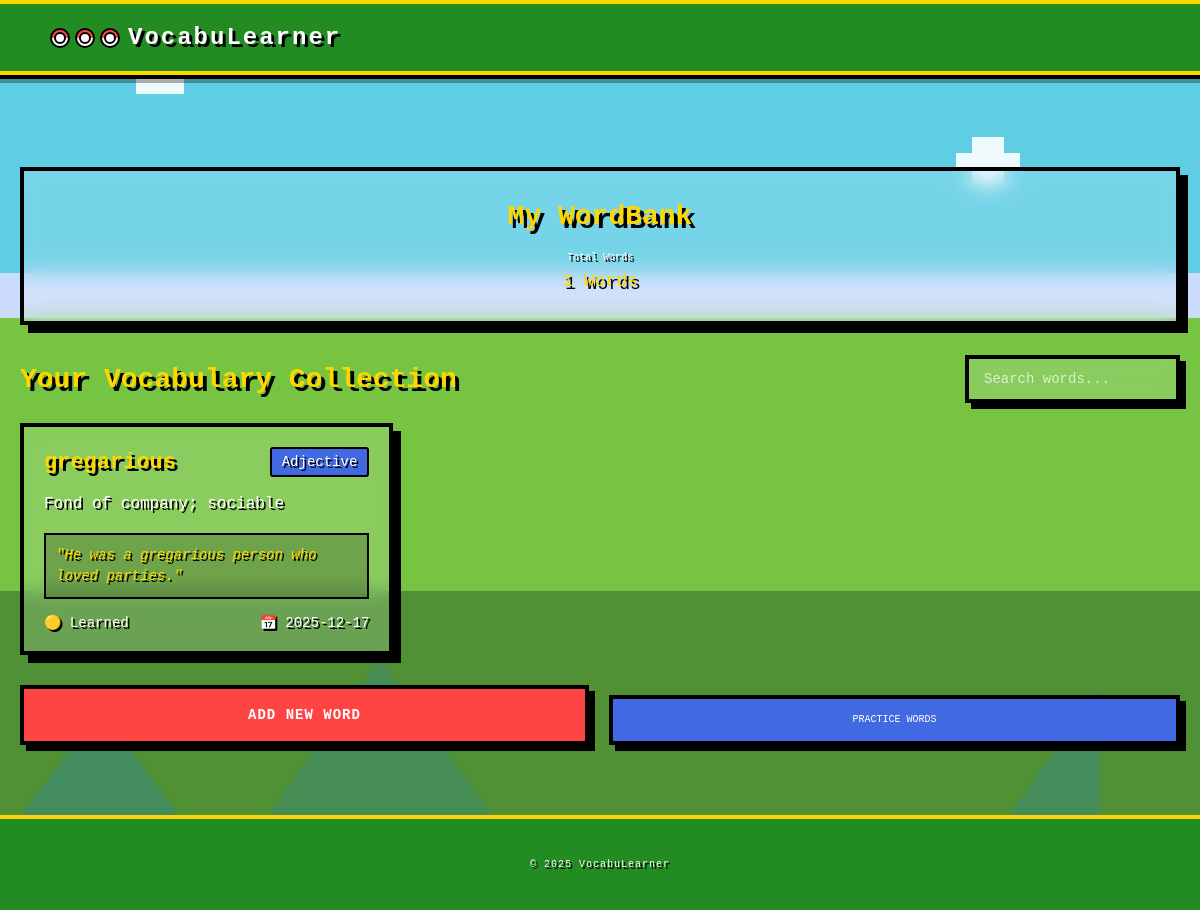
The page /wordbank (signed in) on the database its author committed.
### models.py (models this page shows)
class UserWords(db.Model):
    user_word_id = db.Column(db.Integer, primary_key=True)
    user_id = db.Column(db.Integer, db.ForeignKey('user_acc.user_id'), nullable=False)
    word_id = db.Column(db.Integer, db.ForeignKey('vocabulary.word_id'), nullable=False)
    date_learned = db.Column(db.DateTime, default=datetime.utcnow)

class Vocabulary(db.Model):
    word_id = db.Column(db.Integer, primary_key=True)
    word = db.Column(db.String(100), nullable=False)
    definition = db.Column(db.Text)
    example_sentence = db.Column(db.Text)
    category = db.Column(db.String(50))
    points_value = db.Column(db.Integer, default=10)
    is_word_of_day = db.Column(db.Boolean, default=False)

### Main.py (the view)
@app.route("/wordbank")
@login_required
def wordbank():
    user = get_current_user()
    user_words = (
        db.session.query(UserWords, Vocabulary)
        .join(Vocabulary, UserWords.word_id == Vocabulary.word_id)
        .filter(UserWords.user_id == user.user_id)
        .all()
    )
    return render_template("wordbank.html", words=user_words)

### Main.py (called while the page is built)
def login_required(f):
    @wraps(f)
    def decorated_function(*args, **kwargs):
        if 'user_id' not in session:
            flash("Please log in to access this page.", "warning")
            return redirect(url_for('login'))
        return f(*args, **kwargs)
    return decorated_function

def get_current_user():
    if 'user_id' in session:
        return UserAcc.query.get(session['user_id'])
    return None

### Templates/wordbank.html (shortened to what this page needs)
{% extends 'base.html' %}
{% block content %}
    {% block logo_link %}
        <a href="{{ url_for('dashboard') }}" class="logo-link">
            <div class="logo-icon">
                <div class="pokeball-mini"></div>
                <div class="pokeball-mini"></div>
                <div class="pokeball-mini"></div>
            </div>
            VocabuLearner
        </a>
    {% endblock %}
    <div class="dashboard-container">
        <div class="welcome-section">
            <h1>My WordBank</h1>
            <div class="welcome-stats">
                <div class="stat-item">
                    <span class="label">Total Words</span>
                    <span class="value">{{ words|length }} Words</span>
                </div>
            </div>
        </div>
        <div class="wordbank-header">
            <h2 class="wordbank-title">Your Vocabulary Collection</h2>
            <div class="search-filter-container">
                <input type="text" class="search-box" placeholder="Search words..." id="searchInput">
            </div>
        </div>
        <div class="words-grid" id="wordsGrid">
            {% for user_word, vocab in words %}
        <div class="word-card2"
            onclick="openWordModal('{{ vocab.word }}',
                            '{{ vocab.definition }}',
                            '{{ vocab.example_sentence }}',
                            '{{ user_word.date_learned.strftime("%Y-%m-%d")}}',
                            '{{ vocab.word_id }}')">
        <div class="word-header">
                        <h3 class="word-text">{{ vocab.word }}</h3>
                        <span class="word-type">{{ vocab.category or "N/A" }}</span>
                    </div>
                    <p class="word-definition">{{ vocab.definition }}</p>
                    <div class="word-example">"{{ vocab.example_sentence }}"</div>
                    <div class="word-stats">
                        <span>🟡 Learned</span>
                        <span>📅 {{ user_word.date_learned.strftime('%Y-%m-%d') }}</span>
                    </div>
                </div>
            {% endfor %}
        </div>
        <div class="wordbank-actions">
            <button class="btn-primary" onclick="window.location.href='/add_word'">ADD NEW WORD</button>
            <button class="btn-secondary" onclick="window.location.href='/review'">PRACTICE WORDS</button>
        </div>
    </div>
    <footer class="footer">
        <p>© 2025 VocabuLearner</p>
    </footer>
{% endblock %}

### rows shown on the page
UserWords: word "gregarious", category "Adjective", definition "Fond of company; sociable", example_sentence "He was a gregarious person who loved parties.", date_learned "2025-12-17"

### other values the page prints
{{ words|length }} "1"
